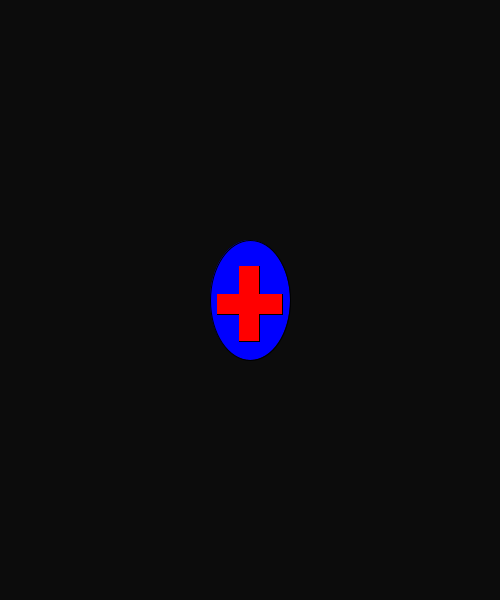
Frame 1 (no input)
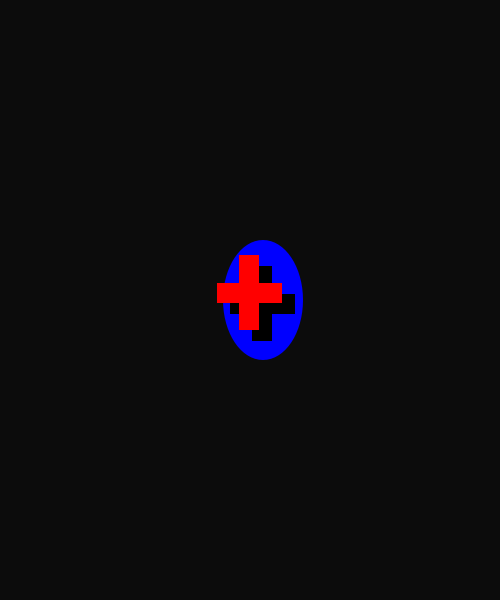
Frame 60 (the mouse pressed at the canvas centre just before this capture)
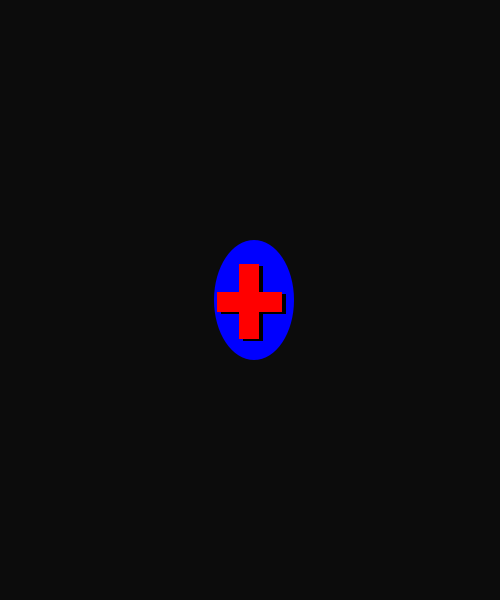
Frame 120 (the mouse held since frame 60 and released just before this capture)

The Processing sketch that drew these frames (run headless with seeded random() and noise(); from frame 60 on, the mouse is pressed at the canvas centre):

// Processing sketch: processing_72502
// ── processing_72502.pde

float x = 50;
float y = 266;
void setup()
{
  size(500,600);
}
void draw()
{
  background(12);
  fill(0,0,255);
  ellipse(300-x,300,80,120);
  fill(0);
  rect(267-x,294,65,20);
  rect(289-x,266,20,75);
  noStroke(); 
  fill(255,0,0);
  rect(217,y + 28,65,20);
  rect(239,y ,20,75);
  
  x = x + int(random(-5,5));
  y = y + int(random(-2,2)); 
  if(y > 600)
  {
    y = y - int(random(5,7));
  }
}
